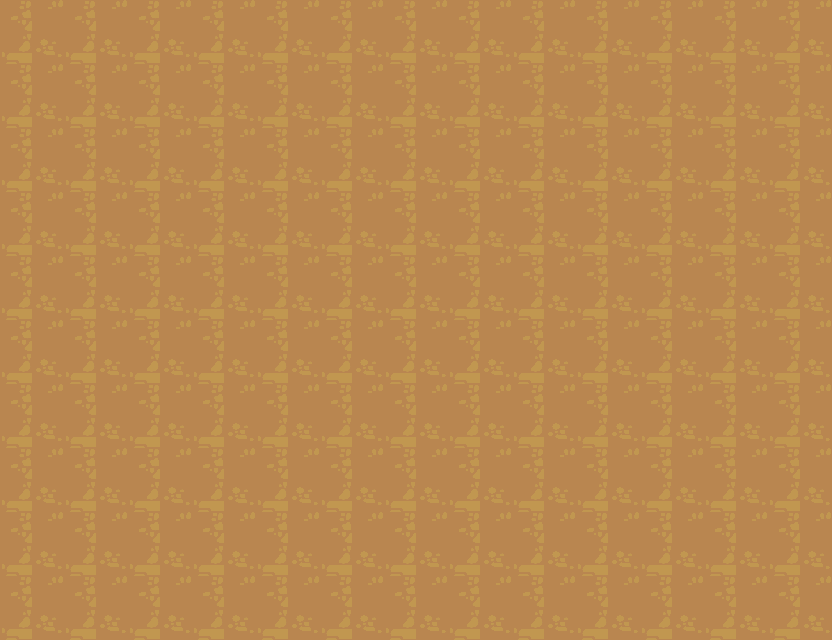

A 2D game scene composited from a Tiled map and its tileset images. What follows is a short description and the map's XML, with each tile layer's data collapsed to a summary:
An orthogonal 13x10 tile map with 64x64 px tiles, 1 tile layer (floor) and 118 objects.

<map version="1.2" tiledversion="2019.04.18" orientation="orthogonal" renderorder="right-down" width="13" height="10" tilewidth="64" tileheight="64" infinite="0" nextlayerid="6" nextobjectid="222">
 <tileset firstgid="181" source="bomb64.tsx" />
 <layer id="5" name="floor" width="13" height="10">
  <data>[130 cells, 130 non-empty, 1 distinct tile ids]</data>
 </layer>
 <objectgroup id="2" name="wall">
  <object id="83" gid="189" x="0" y="64" width="64" height="64" />
  <object id="84" gid="189" x="64" y="64" width="64" height="64" />
  <object id="85" gid="189" x="128" y="64" width="64" height="64" />
  <object id="86" gid="189" x="192" y="64" width="64" height="64" />
  <object id="87" gid="189" x="448" y="64" width="64" height="64" />
  <object id="88" gid="189" x="384" y="64" width="64" height="64" />
  <object id="89" gid="189" x="320" y="64" width="64" height="64" />
  <object id="90" gid="189" x="256" y="64" width="64" height="64" />
  <object id="91" gid="189" x="704" y="64" width="64" height="64" />
  <object id="92" gid="189" x="640" y="64" width="64" height="64" />
  <object id="93" gid="189" x="576" y="64" width="64" height="64" />
  <object id="94" gid="189" x="512" y="64" width="64" height="64" />
  <object id="95" gid="189" x="768" y="64" width="64" height="64" />
  <object id="96" gid="189" x="768" y="128" width="64" height="64" />
  <object id="97" gid="189" x="768" y="192" width="64" height="64" />
  <object id="98" gid="189" x="768" y="256" width="64" height="64" />
  <object id="99" gid="189" x="768" y="512" width="64" height="64" />
  <object id="100" gid="189" x="768" y="448" width="64" height="64" />
  <object id="101" gid="189" x="768" y="384" width="64" height="64" />
  <object id="102" gid="189" x="768" y="320" width="64" height="64" />
  <object id="103" gid="189" x="768" y="576" width="64" height="64" />
  <object id="104" gid="189" x="768" y="640" width="64" height="64" />
  <object id="105" gid="189" x="512" y="640" width="64" height="64" />
  <object id="106" gid="189" x="576" y="640" width="64" height="64" />
  <object id="107" gid="189" x="640" y="640" width="64" height="64" />
  <object id="108" gid="189" x="704" y="640" width="64" height="64" />
  <object id="109" gid="189" x="256" y="640" width="64" height="64" />
  <object id="110" gid="189" x="320" y="640" width="64" height="64" />
  <object id="111" gid="189" x="384" y="640" width="64" height="64" />
  <object id="112" gid="189" x="448" y="640" width="64" height="64" />
  <object id="113" gid="189" x="192" y="640" width="64" height="64" />
  <object id="114" gid="189" x="128" y="640" width="64" height="64" />
  <object id="115" gid="189" x="64" y="640" width="64" height="64" />
  <object id="116" gid="189" x="0" y="640" width="64" height="64" />
  <object id="117" gid="189" x="0" y="576" width="64" height="64" />
  <object id="118" gid="189" x="0" y="512" width="64" height="64" />
  <object id="119" gid="189" x="0" y="448" width="64" height="64" />
  <object id="120" gid="189" x="0" y="384" width="64" height="64" />
  <object id="121" gid="189" x="0" y="320" width="64" height="64" />
  <object id="122" gid="189" x="0" y="256" width="64" height="64" />
  <object id="123" gid="189" x="0" y="192" width="64" height="64" />
  <object id="124" gid="189" x="0" y="128" width="64" height="64" />
  <object id="125" gid="189" x="128" y="192" width="64" height="64" />
  <object id="126" gid="189" x="128" y="512" width="64" height="64" />
  <object id="127" gid="189" x="128" y="320" width="64" height="64" />
  <object id="128" gid="189" x="128" y="384" width="64" height="64" />
  <object id="129" gid="189" x="192" y="512" width="64" height="64" />
  <object id="130" gid="189" x="192" y="192" width="64" height="64" />
  <object id="131" gid="189" x="640" y="192" width="64" height="64" />
  <object id="134" gid="189" x="576" y="192" width="64" height="64" />
  <object id="135" gid="189" x="640" y="320" width="64" height="64" />
  <object id="136" gid="189" x="640" y="384" width="64" height="64" />
  <object id="137" gid="189" x="640" y="512" width="64" height="64" />
  <object id="138" gid="189" x="576" y="512" width="64" height="64" />
  <object id="139" gid="189" x="256" y="512" width="64" height="64" />
  <object id="140" gid="189" x="512" y="512" width="64" height="64" />
  <object id="141" gid="189" x="320" y="512" width="64" height="64" />
  <object id="142" gid="189" x="448" y="512" width="64" height="64" />
  <object id="143" gid="189" x="256" y="192" width="64" height="64" />
  <object id="144" gid="189" x="320" y="192" width="64" height="64" />
  <object id="145" gid="189" x="512" y="192" width="64" height="64" />
  <object id="146" gid="189" x="448" y="192" width="64" height="64" />
  <object id="151" gid="189" x="320" y="320" width="64" height="64" />
  <object id="152" gid="189" x="448" y="320" width="64" height="64" />
  <object id="155" gid="189" x="512" y="320" width="64" height="64" />
  <object id="156" gid="189" x="512" y="384" width="64" height="64" />
  <object id="157" gid="189" x="256" y="320" width="64" height="64" />
  <object id="159" gid="189" x="256" y="384" width="64" height="64" />
  <object id="163" gid="189" x="320" y="384" width="64" height="64" />
  <object id="164" gid="189" x="448" y="384" width="64" height="64" />
 </objectgroup>
 <objectgroup id="3" name="destroyable">
  <object id="166" gid="192" x="64" y="448" width="64" height="64" />
  <object id="167" gid="192" x="64" y="384" width="64" height="64" />
  <object id="168" gid="192" x="64" y="320" width="64" height="64" />
  <object id="169" gid="192" x="64" y="256" width="64" height="64" />
  <object id="172" gid="192" x="192" y="128" width="64" height="64" />
  <object id="173" gid="192" x="256" y="128" width="64" height="64" />
  <object id="174" gid="192" x="320" y="128" width="64" height="64" />
  <object id="175" gid="192" x="384" y="128" width="64" height="64" />
  <object id="176" gid="192" x="448" y="128" width="64" height="64" />
  <object id="177" gid="192" x="512" y="128" width="64" height="64" />
  <object id="178" gid="192" x="576" y="128" width="64" height="64" />
  <object id="181" gid="192" x="576" y="576" width="64" height="64" />
  <object id="182" gid="192" x="512" y="576" width="64" height="64" />
  <object id="183" gid="192" x="448" y="576" width="64" height="64" />
  <object id="184" gid="192" x="384" y="576" width="64" height="64" />
  <object id="185" gid="192" x="320" y="576" width="64" height="64" />
  <object id="186" gid="192" x="256" y="576" width="64" height="64" />
  <object id="187" gid="192" x="192" y="576" width="64" height="64" />
  <object id="190" gid="192" x="704" y="448" width="64" height="64" />
  <object id="191" gid="192" x="704" y="384" width="64" height="64" />
  <object id="192" gid="192" x="704" y="320" width="64" height="64" />
  <object id="193" gid="192" x="704" y="256" width="64" height="64" />
  <object id="195" gid="192" x="640" y="256" width="64" height="64" />
  <object id="196" gid="192" x="576" y="256" width="64" height="64" />
  <object id="197" gid="192" x="512" y="256" width="64" height="64" />
  <object id="198" gid="192" x="448" y="256" width="64" height="64" />
  <object id="199" gid="192" x="384" y="256" width="64" height="64" />
  <object id="200" gid="192" x="320" y="256" width="64" height="64" />
  <object id="201" gid="192" x="256" y="256" width="64" height="64" />
  <object id="202" gid="192" x="192" y="256" width="64" height="64" />
  <object id="203" gid="192" x="128" y="256" width="64" height="64" />
  <object id="204" gid="192" x="640" y="448" width="64" height="64" />
  <object id="205" gid="192" x="576" y="448" width="64" height="64" />
  <object id="206" gid="192" x="512" y="448" width="64" height="64" />
  <object id="207" gid="192" x="448" y="448" width="64" height="64" />
  </objectgroup>
</map>
<!-- 13 of 118 objects omitted -->
